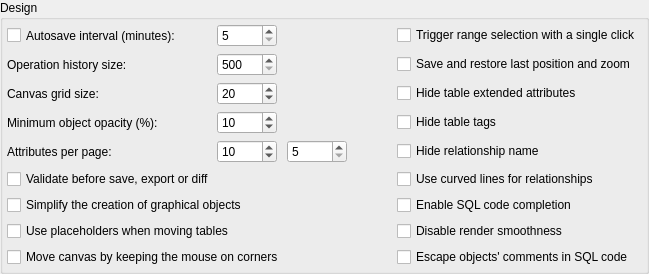
        <widget class="QGroupBox" name="design_gb">
         <property name="title">
          <string>Design</string>
         </property>
         <layout class="QGridLayout" name="gridLayout_6">
          <property name="leftMargin">
           <number>4</number>
          </property>
          <property name="topMargin">
           <number>4</number>
          </property>
          <property name="rightMargin">
           <number>4</number>
          </property>
          <property name="bottomMargin">
           <number>4</number>
          </property>
          <property name="horizontalSpacing">
           <number>10</number>
          </property>
          <item row="5" column="0">
           <layout class="QHBoxLayout" name="horizontalLayout_22">
            <item>
             <widget class="QLabel" name="attributes_per_page_lbl">
              <property name="sizePolicy">
               <sizepolicy hsizetype="Preferred" vsizetype="Preferred">
                <horstretch>0</horstretch>
                <verstretch>0</verstretch>
               </sizepolicy>
              </property>
              <property name="minimumSize">
               <size>
                <width>210</width>
                <height>0</height>
               </size>
              </property>
              <property name="text">
               <string>Attributes per page:</string>
              </property>
             </widget>
            </item>
            <item>
             <widget class="QSpinBox" name="attribs_per_page_spb">
              <property name="sizePolicy">
               <sizepolicy hsizetype="Minimum" vsizetype="Fixed">
                <horstretch>0</horstretch>
                <verstretch>0</verstretch>
               </sizepolicy>
              </property>
              <property name="minimumSize">
               <size>
                <width>60</width>
                <height>0</height>
               </size>
              </property>
              <property name="toolTip">
               <string>&lt;p&gt;These spinners define the minimum amount of attributes visible per page in each section of tables and views when the pagination is enabled on them. The first one controls the amount of columns per page. The second defines the amount of extended attributes (constraints, indexes, trigger, rules, policies) displayed per page.&lt;/p&gt;</string>
              </property>
              <property name="statusTip">
               <string/>
              </property>
              <property name="minimum">
               <number>5</number>
              </property>
              <property name="maximum">
               <number>100</number>
              </property>
              <property name="singleStep">
               <number>5</number>
              </property>
              <property name="value">
               <number>10</number>
              </property>
             </widget>
            </item>
            <item>
             <spacer name="horizontalSpacer_12">
              <property name="orientation">
               <enum>Qt::Horizontal</enum>
              </property>
              <property name="sizeType">
               <enum>QSizePolicy::Fixed</enum>
              </property>
              <property name="sizeHint" stdset="0">
               <size>
                <width>10</width>
                <height>20</height>
               </size>
              </property>
             </spacer>
            </item>
            <item>
             <widget class="QSpinBox" name="ext_attribs_per_page_spb">
              <property name="sizePolicy">
               <sizepolicy hsizetype="Minimum" vsizetype="Fixed">
                <horstretch>0</horstretch>
                <verstretch>0</verstretch>
               </sizepolicy>
              </property>
              <property name="minimumSize">
               <size>
                <width>60</width>
                <height>0</height>
               </size>
              </property>
              <property name="toolTip">
               <string>&lt;p&gt;Defines the minimum amount of attributes visible per page on tables and view when the pagination is enabled on these objects.&lt;/p&gt;</string>
              </property>
              <property name="statusTip">
               <string/>
              </property>
              <property name="minimum">
               <number>5</number>
              </property>
              <property name="maximum">
               <number>100</number>
              </property>
              <property name="singleStep">
               <number>5</number>
              </property>
              <property name="value">
               <number>5</number>
              </property>
             </widget>
            </item>
            <item>
             <spacer name="horizontalSpacer_11">
              <property name="orientation">
               <enum>Qt::Horizontal</enum>
              </property>
              <property name="sizeHint" stdset="0">
               <size>
                <width>40</width>
                <height>20</height>
               </size>
              </property>
             </spacer>
            </item>
           </layout>
          </item>
          <item row="4" column="0">
           <layout class="QHBoxLayout" name="horizontalLayout_17">
            <item>
             <widget class="QLabel" name="min_obj_opacity_lbl">
              <property name="sizePolicy">
               <sizepolicy hsizetype="Preferred" vsizetype="Preferred">
                <horstretch>0</horstretch>
                <verstretch>0</verstretch>
               </sizepolicy>
              </property>
              <property name="minimumSize">
               <size>
                <width>210</width>
                <height>0</height>
               </size>
              </property>
              <property name="text">
               <string>Minimum object opacity (%): </string>
              </property>
             </widget>
            </item>
            <item>
             <widget class="QSpinBox" name="min_obj_opacity_spb">
              <property name="sizePolicy">
               <sizepolicy hsizetype="Minimum" vsizetype="Fixed">
                <horstretch>0</horstretch>
                <verstretch>0</verstretch>
               </sizepolicy>
              </property>
              <property name="minimumSize">
               <size>
                <width>60</width>
                <height>0</height>
               </size>
              </property>
              <property name="toolTip">
               <string>&lt;p&gt;Defines the minimum opacity percentage applied to the objects when using the fade out feature. A zero opacity causes the object to be completely hidden not being possible to interact with it in the canvas area.&lt;/p&gt;</string>
              </property>
              <property name="statusTip">
               <string/>
              </property>
              <property name="minimum">
               <number>0</number>
              </property>
              <property name="maximum">
               <number>70</number>
              </property>
              <property name="singleStep">
               <number>5</number>
              </property>
              <property name="value">
               <number>10</number>
              </property>
             </widget>
            </item>
            <item>
             <spacer name="horizontalSpacer_3">
              <property name="orientation">
               <enum>Qt::Horizontal</enum>
              </property>
              <property name="sizeHint" stdset="0">
               <size>
                <width>40</width>
                <height>20</height>
               </size>
              </property>
             </spacer>
            </item>
           </layout>
          </item>
          <item row="1" column="0">
           <layout class="QHBoxLayout" name="horizontalLayout_2">
            <item>
             <widget class="QCheckBox" name="autosave_interv_chk">
              <property name="sizePolicy">
               <sizepolicy hsizetype="Preferred" vsizetype="Preferred">
                <horstretch>0</horstretch>
                <verstretch>0</verstretch>
               </sizepolicy>
              </property>
              <property name="minimumSize">
               <size>
                <width>210</width>
                <height>0</height>
               </size>
              </property>
              <property name="toolTip">
               <string>&lt;p&gt;Defines the period when the opened models will be saved automatically. The temporary models saving period will be defined as the half of the value defined here. If the autosave is disabled the temporary models saving will occur in a period of 5 minutes.&lt;/p&gt;</string>
              </property>
              <property name="statusTip">
               <string/>
              </property>
              <property name="text">
               <string>Autosave interval (minutes):</string>
              </property>
             </widget>
            </item>
            <item>
             <widget class="QSpinBox" name="autosave_interv_spb">
              <property name="sizePolicy">
               <sizepolicy hsizetype="Preferred" vsizetype="Fixed">
                <horstretch>0</horstretch>
                <verstretch>0</verstretch>
               </sizepolicy>
              </property>
              <property name="minimumSize">
               <size>
                <width>60</width>
                <height>0</height>
               </size>
              </property>
              <property name="minimum">
               <number>5</number>
              </property>
              <property name="maximum">
               <number>30</number>
              </property>
              <property name="singleStep">
               <number>5</number>
              </property>
             </widget>
            </item>
            <item>
             <spacer name="horizontalSpacer_8">
              <property name="orientation">
               <enum>Qt::Horizontal</enum>
              </property>
              <property name="sizeHint" stdset="0">
               <size>
                <width>40</width>
                <height>20</height>
               </size>
              </property>
             </spacer>
            </item>
           </layout>
          </item>
          <item row="2" column="0">
           <layout class="QHBoxLayout" name="horizontalLayout_3">
            <item>
             <widget class="QLabel" name="oplist_size_lbl">
              <property name="sizePolicy">
               <sizepolicy hsizetype="Fixed" vsizetype="Preferred">
                <horstretch>0</horstretch>
                <verstretch>0</verstretch>
               </sizepolicy>
              </property>
              <property name="minimumSize">
               <size>
                <width>210</width>
                <height>0</height>
               </size>
              </property>
              <property name="text">
               <string>Operation history size:</string>
              </property>
             </widget>
            </item>
            <item>
             <widget class="QSpinBox" name="oplist_size_spb">
              <property name="sizePolicy">
               <sizepolicy hsizetype="Minimum" vsizetype="Fixed">
                <horstretch>0</horstretch>
                <verstretch>0</verstretch>
               </sizepolicy>
              </property>
              <property name="minimumSize">
               <size>
                <width>60</width>
                <height>0</height>
               </size>
              </property>
              <property name="toolTip">
               <string>&lt;p&gt;Defines the maximum amount of elements held in the operation history. Once reached the maximum number the history is automatically cleaned.&lt;/p&gt;</string>
              </property>
              <property name="statusTip">
               <string/>
              </property>
              <property name="minimum">
               <number>500</number>
              </property>
              <property name="maximum">
               <number>1000</number>
              </property>
             </widget>
            </item>
            <item>
             <spacer name="horizontalSpacer_6">
              <property name="orientation">
               <enum>Qt::Horizontal</enum>
              </property>
              <property name="sizeHint" stdset="0">
               <size>
                <width>40</width>
                <height>20</height>
               </size>
              </property>
             </spacer>
            </item>
           </layout>
          </item>
          <item row="3" column="0">
           <layout class="QHBoxLayout" name="horizontalLayout_4">
            <item>
             <widget class="QLabel" name="grid_size_lbl">
              <property name="sizePolicy">
               <sizepolicy hsizetype="Fixed" vsizetype="Preferred">
                <horstretch>0</horstretch>
                <verstretch>0</verstretch>
               </sizepolicy>
              </property>
              <property name="minimumSize">
               <size>
                <width>210</width>
                <height>0</height>
               </size>
              </property>
              <property name="statusTip">
               <string/>
              </property>
              <property name="text">
               <string>Canvas grid size:</string>
              </property>
             </widget>
            </item>
            <item>
             <widget class="QSpinBox" name="grid_size_spb">
              <property name="sizePolicy">
               <sizepolicy hsizetype="Minimum" vsizetype="Fixed">
                <horstretch>0</horstretch>
                <verstretch>0</verstretch>
               </sizepolicy>
              </property>
              <property name="minimumSize">
               <size>
                <width>60</width>
                <height>0</height>
               </size>
              </property>
              <property name="toolTip">
               <string>&lt;p&gt;Defines the vertical and horizontal grid size. This value affects the spacing of objects when using the feature that aligns the objects on the grid. &lt;/p&gt;</string>
              </property>
              <property name="statusTip">
               <string/>
              </property>
              <property name="minimum">
               <number>10</number>
              </property>
              <property name="maximum">
               <number>100</number>
              </property>
              <property name="singleStep">
               <number>1</number>
              </property>
              <property name="value">
               <number>20</number>
              </property>
             </widget>
            </item>
            <item>
             <spacer name="horizontalSpacer_7">
              <property name="orientation">
               <enum>Qt::Horizontal</enum>
              </property>
              <property name="sizeHint" stdset="0">
               <size>
                <width>40</width>
                <height>20</height>
               </size>
              </property>
             </spacer>
            </item>
           </layout>
          </item>
          <item row="7" column="0">
           <layout class="QHBoxLayout" name="horizontalLayout_10">
            <item>
             <widget class="QCheckBox" name="simple_obj_creation_chk">
              <property name="sizePolicy">
               <sizepolicy hsizetype="Preferred" vsizetype="Fixed">
                <horstretch>0</horstretch>
                <verstretch>0</verstretch>
               </sizepolicy>
              </property>
              <property name="toolTip">
               <string>&lt;p&gt;Graphical objects (table, views and textboxes) will be created in a single step without the need to click on canvas &lt;/p&gt;</string>
              </property>
              <property name="statusTip">
               <string/>
              </property>
              <property name="text">
               <string>Simplify the creation of graphical objects</string>
              </property>
              <property name="checked">
               <bool>false</bool>
              </property>
             </widget>
            </item>
           </layout>
          </item>
          <item row="8" column="0">
           <layout class="QHBoxLayout" name="horizontalLayout_15">
            <item>
             <widget class="QCheckBox" name="use_placeholders_chk">
              <property name="sizePolicy">
               <sizepolicy hsizetype="Expanding" vsizetype="Fixed">
                <horstretch>0</horstretch>
                <verstretch>0</verstretch>
               </sizepolicy>
              </property>
              <property name="toolTip">
               <string>&lt;p&gt;When enabled this option creates a placeholder object at the previous table's position when starting to move it. This will cause graphical updates on relationship lines to be performed only when the drag &amp; drop action is done improving the performance. Disabling placeholders will cause those updates to be executed every time the table's position changes a single pixel (classical behavior).&lt;/p&gt;</string>
              </property>
              <property name="statusTip">
               <string/>
              </property>
              <property name="text">
               <string>Use placeholders when moving tables</string>
              </property>
             </widget>
            </item>
           </layout>
          </item>
          <item row="2" column="1">
           <layout class="QHBoxLayout" name="horizontalLayout_13">
            <item>
             <widget class="QCheckBox" name="save_last_pos_chk">
              <property name="sizePolicy">
               <sizepolicy hsizetype="Expanding" vsizetype="Fixed">
                <horstretch>0</horstretch>
                <verstretch>0</verstretch>
               </sizepolicy>
              </property>
              <property name="toolTip">
               <string>&lt;p&gt;After loading the model the last zoom and position on canvas will be restored&lt;/p&gt;</string>
              </property>
              <property name="statusTip">
               <string/>
              </property>
              <property name="text">
               <string>Save and restore last position and zoom</string>
              </property>
             </widget>
            </item>
           </layout>
          </item>
          <item row="1" column="1">
           <layout class="QHBoxLayout" name="horizontalLayout_11">
            <item>
             <widget class="QCheckBox" name="invert_rangesel_chk">
              <property name="sizePolicy">
               <sizepolicy hsizetype="Expanding" vsizetype="Fixed">
                <horstretch>0</horstretch>
                <verstretch>0</verstretch>
               </sizepolicy>
              </property>
              <property name="toolTip">
               <string>&lt;p&gt;By default the range selection is triggered with Shift + left click. By checking this option range selection will be activated only with a single click and move.&lt;/p&gt;</string>
              </property>
              <property name="statusTip">
               <string/>
              </property>
              <property name="text">
               <string>Trigger range selection with a single click</string>
              </property>
              <property name="checked">
               <bool>false</bool>
              </property>
             </widget>
            </item>
           </layout>
          </item>
          <item row="3" column="1">
           <layout class="QHBoxLayout" name="horizontalLayout_6">
            <item>
             <widget class="QCheckBox" name="hide_ext_attribs_chk">
              <property name="sizePolicy">
               <sizepolicy hsizetype="Preferred" vsizetype="Fixed">
                <horstretch>0</horstretch>
                <verstretch>0</verstretch>
               </sizepolicy>
              </property>
              <property name="toolTip">
               <string>Hide the portion of table which represents triggers, indexes and rules.</string>
              </property>
              <property name="text">
               <string>Hide table extended attributes</string>
              </property>
             </widget>
            </item>
           </layout>
          </item>
          <item row="4" column="1">
           <layout class="QHBoxLayout" name="horizontalLayout_7">
            <item>
             <widget class="QCheckBox" name="hide_table_tags_chk">
              <property name="sizePolicy">
               <sizepolicy hsizetype="Preferred" vsizetype="Fixed">
                <horstretch>0</horstretch>
                <verstretch>0</verstretch>
               </sizepolicy>
              </property>
              <property name="toolTip">
               <string>Hide the object which represents the tag assigned to the table</string>
              </property>
              <property name="statusTip">
               <string/>
              </property>
              <property name="text">
               <string>Hide table tags</string>
              </property>
             </widget>
            </item>
           </layout>
          </item>
          <item row="5" column="1">
           <layout class="QHBoxLayout" name="horizontalLayout_8">
            <item>
             <widget class="QCheckBox" name="hide_rel_name_chk">
              <property name="sizePolicy">
               <sizepolicy hsizetype="Preferred" vsizetype="Fixed">
                <horstretch>0</horstretch>
                <verstretch>0</verstretch>
               </sizepolicy>
              </property>
              <property name="toolTip">
               <string>Hide the object that represents the relationship name</string>
              </property>
              <property name="statusTip">
               <string/>
              </property>
              <property name="text">
               <string>Hide relationship name</string>
              </property>
             </widget>
            </item>
           </layout>
          </item>
          <item row="6" column="0">
           <layout class="QHBoxLayout" name="horizontalLayout_14">
            <item>
             <widget class="QCheckBox" name="confirm_validation_chk">
              <property name="toolTip">
               <string>&lt;p&gt;Triggers a dialog asking the user to validate the model before a save, export or diff operation.&lt;/p&gt;</string>
              </property>
              <property name="statusTip">
               <string/>
              </property>
              <property name="text">
               <string>Validate before save, export or diff</string>
              </property>
              <property name="checked">
               <bool>false</bool>
              </property>
             </widget>
            </item>
           </layout>
          </item>
          <item row="9" column="0">
           <layout class="QHBoxLayout" name="horizontalLayout_12">
            <item>
             <widget class="QCheckBox" name="corner_move_chk">
              <property name="sizePolicy">
               <sizepolicy hsizetype="Expanding" vsizetype="Fixed">
                <horstretch>0</horstretch>
                <verstretch>0</verstretch>
               </sizepolicy>
              </property>
              <property name="toolTip">
               <string>Start move the canvas when the cursor is on the canvas edges</string>
              </property>
              <property name="statusTip">
               <string/>
              </property>
              <property name="text">
               <string>Move canvas by keeping the mouse on corners</string>
              </property>
              <property name="checked">
               <bool>false</bool>
              </property>
             </widget>
            </item>
           </layout>
          </item>
          <item row="6" column="1">
           <layout class="QHBoxLayout" name="horizontalLayout_20">
            <item>
             <widget class="QCheckBox" name="use_curved_lines_chk">
              <property name="sizePolicy">
               <sizepolicy hsizetype="Preferred" vsizetype="Fixed">
                <horstretch>0</horstretch>
                <verstretch>0</verstretch>
               </sizepolicy>
              </property>
              <property name="toolTip">
               <string>Replaces any straight line in relationship by curved ones in order to improve the model's visualization.</string>
              </property>
              <property name="statusTip">
               <string/>
              </property>
              <property name="text">
               <string>Use curved lines for relationships</string>
              </property>
             </widget>
            </item>
           </layout>
          </item>
          <item row="7" column="1">
           <layout class="QHBoxLayout" name="horizontalLayout_16">
            <item>
             <widget class="QCheckBox" name="code_completion_chk">
              <property name="sizePolicy">
               <sizepolicy hsizetype="Preferred" vsizetype="Fixed">
                <horstretch>0</horstretch>
                <verstretch>0</verstretch>
               </sizepolicy>
              </property>
              <property name="toolTip">
               <string>Toggles the code completion in all fields that accepts the input of SQL commands.</string>
              </property>
              <property name="statusTip">
               <string/>
              </property>
              <property name="text">
               <string>Enable SQL code completion</string>
              </property>
             </widget>
            </item>
           </layout>
          </item>
          <item row="8" column="1">
           <layout class="QHBoxLayout" name="horizontalLayout_9">
            <item>
             <widget class="QCheckBox" name="disable_smooth_chk">
              <property name="sizePolicy">
               <sizepolicy hsizetype="Expanding" vsizetype="Fixed">
                <horstretch>0</horstretch>
                <verstretch>0</verstretch>
               </sizepolicy>
              </property>
              <property name="toolTip">
               <string>&lt;p&gt; Disable the antialiasing for lines and texts improving performance when handling huge models.&lt;/p&gt;</string>
              </property>
              <property name="statusTip">
               <string/>
              </property>
              <property name="text">
               <string>Disable render smoothness</string>
              </property>
             </widget>
            </item>
           </layout>
          </item>
          <item row="9" column="1">
           <layout class="QHBoxLayout" name="horizontalLayout_24">
            <item>
             <widget class="QCheckBox" name="escape_comments_chk">
              <property name="sizePolicy">
               <sizepolicy hsizetype="Expanding" vsizetype="Fixed">
                <horstretch>0</horstretch>
                <verstretch>0</verstretch>
               </sizepolicy>
              </property>
              <property name="toolTip">
               <string>&lt;p&gt;Forces the escaping of line breaks and tabulations in objects' comments during SQL code generation. This option produces a more compact SQL code since all comments will be presented in one line. Despite changing the presentation this option doesn't affect the final semantics of multilined comments.&lt;/p&gt;</string>
              </property>
              <property name="statusTip">
               <string/>
              </property>
              <property name="text">
               <string>Escape objects' comments in SQL code</string>
              </property>
             </widget>
            </item>
           </layout>
          </item>
         </layout>
        </widget>
